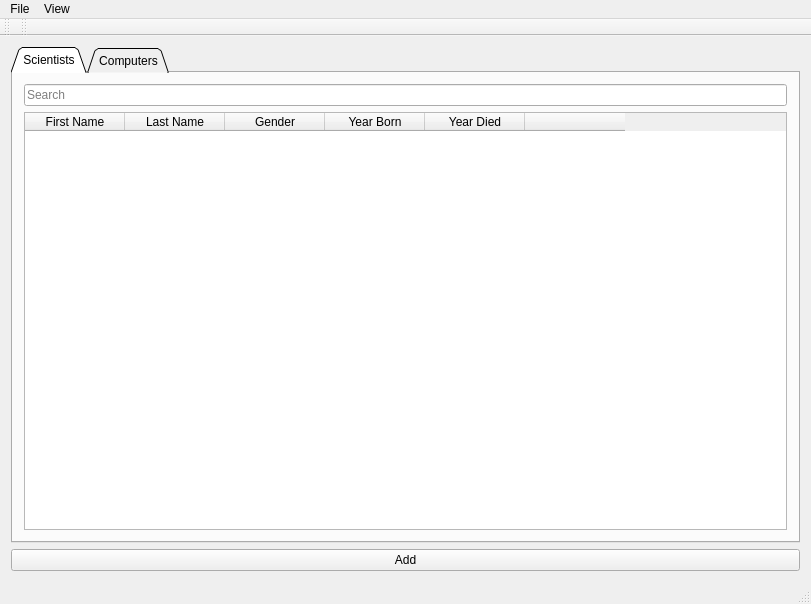
<?xml version="1.0" encoding="UTF-8"?>
<ui version="4.0">
 <class>MainWindow</class>
 <widget class="QMainWindow" name="MainWindow">
  <property name="geometry">
   <rect>
    <x>0</x>
    <y>0</y>
    <width>811</width>
    <height>604</height>
   </rect>
  </property>
  <property name="windowTitle">
   <string>MainWindow</string>
  </property>
  <widget class="QWidget" name="centralWidget">
   <layout class="QVBoxLayout" name="verticalLayout">
    <item>
     <widget class="QTabWidget" name="tabList">
      <property name="tabShape">
       <enum>QTabWidget::Triangular</enum>
      </property>
      <property name="currentIndex">
       <number>0</number>
      </property>
      <widget class="QWidget" name="tab">
       <attribute name="title">
        <string>Scientists</string>
       </attribute>
       <layout class="QVBoxLayout" name="verticalLayout_2">
        <item>
         <widget class="QLineEdit" name="line_filter_sci">
          <property name="placeholderText">
           <string>Search</string>
          </property>
         </widget>
        </item>
        <item>
         <layout class="QHBoxLayout" name="horizontalLayout_2">
          <item>
           <widget class="QTableWidget" name="table_scientists">
            <property name="enabled">
             <bool>true</bool>
            </property>
            <property name="mouseTracking">
             <bool>true</bool>
            </property>
            <property name="contextMenuPolicy">
             <enum>Qt::CustomContextMenu</enum>
            </property>
            <property name="acceptDrops">
             <bool>false</bool>
            </property>
            <property name="verticalScrollBarPolicy">
             <enum>Qt::ScrollBarAsNeeded</enum>
            </property>
            <property name="sizeAdjustPolicy">
             <enum>QAbstractScrollArea::AdjustIgnored</enum>
            </property>
            <property name="selectionMode">
             <enum>QAbstractItemView::SingleSelection</enum>
            </property>
            <property name="selectionBehavior">
             <enum>QAbstractItemView::SelectRows</enum>
            </property>
            <property name="sortingEnabled">
             <bool>true</bool>
            </property>
            <property name="columnCount">
             <number>6</number>
            </property>
            <column>
             <property name="text">
              <string>First Name</string>
             </property>
            </column>
            <column>
             <property name="text">
              <string>Last Name</string>
             </property>
            </column>
            <column>
             <property name="text">
              <string>Gender</string>
             </property>
            </column>
            <column>
             <property name="text">
              <string>Year Born</string>
             </property>
            </column>
            <column>
             <property name="text">
              <string>Year Died</string>
             </property>
            </column>
            <column>
             <property name="text">
              <string/>
             </property>
            </column>
           </widget>
          </item>
         </layout>
        </item>
       </layout>
      </widget>
      <widget class="QWidget" name="tab_2">
       <attribute name="title">
        <string>Computers</string>
       </attribute>
       <layout class="QVBoxLayout" name="verticalLayout_3">
        <item>
         <widget class="QLineEdit" name="line_filter_com">
          <property name="placeholderText">
           <string>Search</string>
          </property>
         </widget>
        </item>
        <item>
         <widget class="QTableWidget" name="table_computers">
          <property name="mouseTracking">
           <bool>true</bool>
          </property>
          <property name="focusPolicy">
           <enum>Qt::WheelFocus</enum>
          </property>
          <property name="contextMenuPolicy">
           <enum>Qt::CustomContextMenu</enum>
          </property>
          <property name="selectionMode">
           <enum>QAbstractItemView::SingleSelection</enum>
          </property>
          <property name="selectionBehavior">
           <enum>QAbstractItemView::SelectRows</enum>
          </property>
          <property name="sortingEnabled">
           <bool>true</bool>
          </property>
          <column>
           <property name="text">
            <string>Name</string>
           </property>
          </column>
          <column>
           <property name="text">
            <string>Build Year</string>
           </property>
          </column>
          <column>
           <property name="text">
            <string>Type</string>
           </property>
          </column>
          <column>
           <property name="text">
            <string>Made</string>
           </property>
          </column>
         </widget>
        </item>
        <item>
         <layout class="QHBoxLayout" name="horizontalLayout_3">
          <item>
           <widget class="QPushButton" name="add_computers">
            <property name="text">
             <string>Add</string>
            </property>
           </widget>
          </item>
         </layout>
        </item>
       </layout>
      </widget>
     </widget>
    </item>
    <item>
     <widget class="QPushButton" name="addScientist">
      <property name="text">
       <string>Add</string>
      </property>
     </widget>
    </item>
   </layout>
  </widget>
  <widget class="QMenuBar" name="menuBar">
   <property name="geometry">
    <rect>
     <x>0</x>
     <y>0</y>
     <width>811</width>
     <height>26</height>
    </rect>
   </property>
   <widget class="QMenu" name="menuFile">
    <property name="title">
     <string>File</string>
    </property>
   </widget>
   <widget class="QMenu" name="menuView">
    <property name="title">
     <string>View</string>
    </property>
    <addaction name="actionScientists"/>
    <addaction name="actionComputers"/>
    <addaction name="actionRelations"/>
   </widget>
   <addaction name="menuFile"/>
   <addaction name="menuView"/>
  </widget>
  <widget class="QToolBar" name="mainToolBar">
   <attribute name="toolBarArea">
    <enum>TopToolBarArea</enum>
   </attribute>
   <attribute name="toolBarBreak">
    <bool>false</bool>
   </attribute>
  </widget>
  <widget class="QStatusBar" name="statusBar"/>
  <widget class="QToolBar" name="toolBar">
   <property name="windowTitle">
    <string>toolBar</string>
   </property>
   <attribute name="toolBarArea">
    <enum>TopToolBarArea</enum>
   </attribute>
   <attribute name="toolBarBreak">
    <bool>false</bool>
   </attribute>
  </widget>
  <action name="actionScientists">
   <property name="text">
    <string>Scientists</string>
   </property>
  </action>
  <action name="actionComputers">
   <property name="text">
    <string>Computers</string>
   </property>
  </action>
  <action name="actionRelations">
   <property name="text">
    <string>Relations</string>
   </property>
  </action>
  <action name="actionRemoveScientist">
   <property name="text">
    <string>Remove</string>
   </property>
  </action>
  <action name="actionRemoveComputer">
   <property name="text">
    <string>Remove</string>
   </property>
  </action>
 </widget>
 <layoutdefault spacing="6" margin="11"/>
 <resources/>
 <connections/>
</ui>
